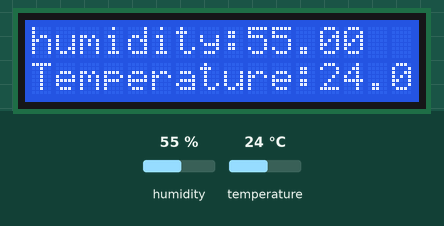
Simulated run of this sketch. Board: Arduino Uno, built with avr-gcc and run on an emulated ATmega328P. Shown: 16×2 character LCD. Inputs (shaded band) come from the test bench; at power-on: humidity 55 %, temperature 24 °C.

Above: at 2.6 s.
2.7 s: humidity set to 22 %
At 5.1 s:
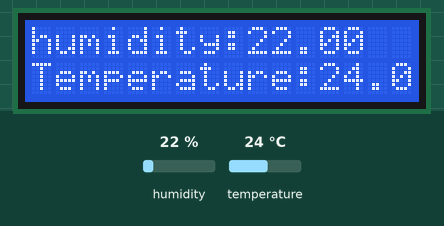
5.7 s: temperature set to 12 °C
At 6.5 s:
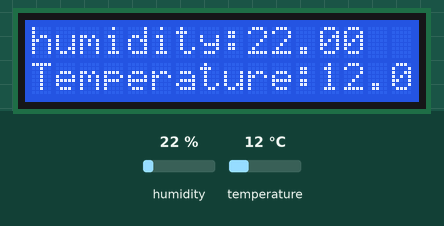
8.7 s: humidity set to 40 %
At 10.5 s:
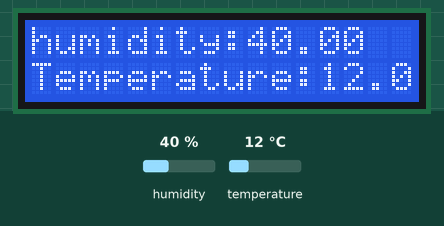
11.7 s: temperature set to 19 °C
At 13.1 s:
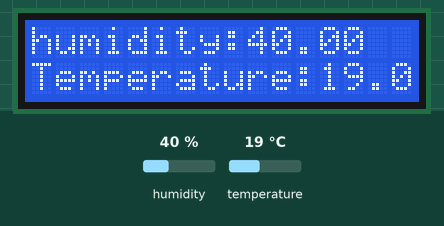
Timing chart, 0 to 14.7 s (numbered marks = the images above; inputs shaded):
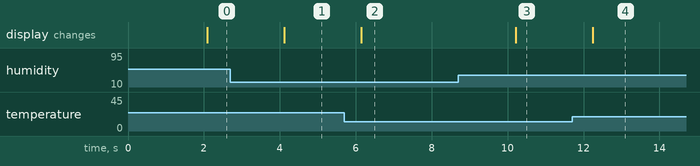

Measured:
- after the input at 2.7 s, the display: changes after 1.4 s (image 1)
- after the input at 5.7 s, the display: changes after 0.45 s (image 2)
- after the input at 8.7 s, the display: changes after 1.5 s (image 3)
- after the input at 11.7 s, the display: changes after 0.54 s (image 4)

The sketch:

DHT11_GITHUB.ino
```cpp
#include <LiquidCrystal.h>
#include <DHT.h>
#include <DHT_U.h>

LiquidCrystal lcd(9,8,4,5,6,7);
DHT dht(A0, DHT11);

void setup() {
  dht.begin();
  lcd.begin(16,2);

}

void loop() {
  delay(2000);
  float h = dht.readHumidity();
  float t = dht.readTemperature();
  lcd.setCursor(0,0);
  lcd.print("humidity:");
  lcd.println(h);
  lcd.println("% ");
  lcd.setCursor(0,1);
  lcd.print("Temperature:");
  lcd.print(t);
  lcd.print("*c");

}
```
